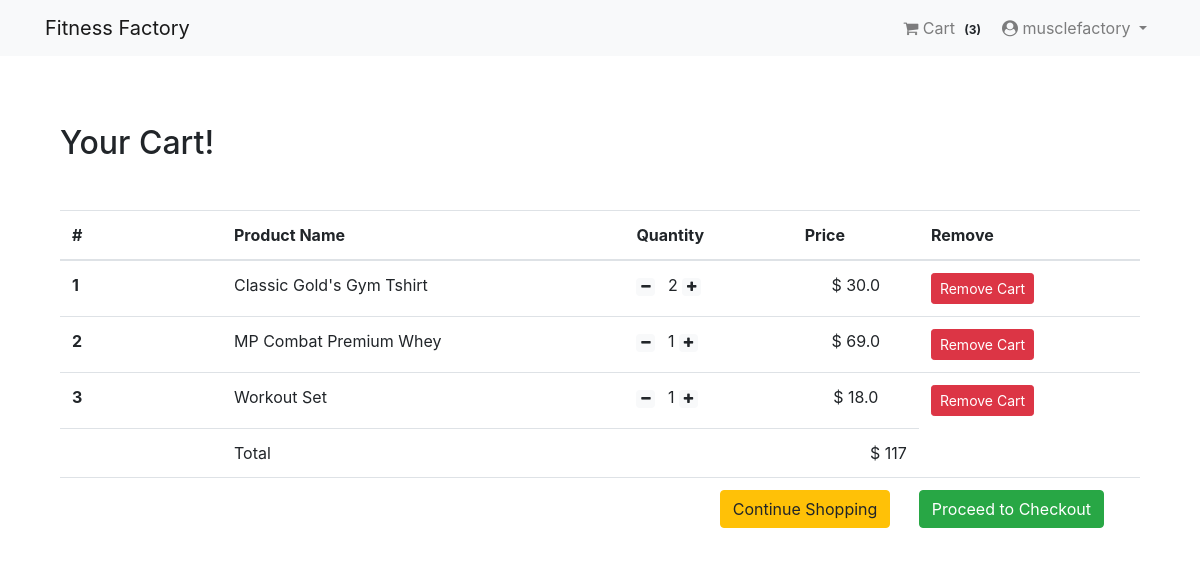
The app's page /shop/cart/ (signed in) with its own data.
### App_Login/models.py (models this page shows, shortened)
class User(AbstractBaseUser,PermissionsMixin):
    email = models.EmailField(unique=True,null=False)
    is_staff = models.BooleanField(
        gettext_lazy('Staff Status'),default=False,
        help_text = gettext_lazy('Designates whether the user can log in the site')
    )
    is_active = models.BooleanField(
        gettext_lazy('active'),
        default=False,
        help_text = gettext_lazy('Designates whether the user should be treated as active')
    )
    USERNAME_FIELD = 'email'
    objects = MyUserManager()

class Profile(models.Model):
    user = models.OneToOneField(User, on_delete=models.CASCADE, related_name='profile')
    username = models.CharField(max_length=250,blank=True)
    Full_name = models.CharField(max_length=100,blank=True)
    address_1 = models.CharField(max_length=300,blank=True)
    city = models.TextField(max_length=40,blank=True)
    zipcode = models.CharField(max_length=10,blank=True)
    country = models.CharField(max_length=20,blank=True)
    phone = models.CharField(max_length=20,blank=True)
    date_joined = models.DateTimeField(auto_now_add=True)

### App_Order/models.py (models this page shows, shortened)
class Order(models.Model):
    order_items = models.ManyToManyField(Cart)                                           #user can choose multiple amount of same item i.e 'ManyToMany'
    user = models.ForeignKey(settings.AUTH_USER_MODEL,on_delete=models.CASCADE)
    ordered = models.BooleanField(default=False)
    created = models.DateTimeField(auto_now_add=True)
    payment_Id = models.CharField(max_length=264, blank=True,null=True)
    Order_Id = models.CharField(max_length=264, blank=True, null=True)
    def get_totals(self):
        total = 0
        for order_item in self.order_items.all():
            total += int(order_item.get_total())
        return total

class Cart(models.Model):
    user = models.ForeignKey(settings.AUTH_USER_MODEL,on_delete=models.CASCADE,related_name = "cart")
    item = models.ForeignKey(Product, on_delete=models.CASCADE)
    quantity = models.IntegerField(default=1)
    purchased = models.BooleanField(default=False)
    created = models.DateTimeField(auto_now_add=True)
    updated = models.DateTimeField(auto_now_add=True)
    def get_total(self):
        total = self.item.price * self.quantity
        return total

### App_Shop/models.py (models this page shows, shortened)
class Product(models.Model):
    main_image = models.ImageField(upload_to="Product")
    name = models.CharField(max_length=250)
    category = models.ForeignKey(Category, on_delete=models.CASCADE, related_name='category')
    preview_text = models.TextField(max_length=200, verbose_name='Preview Text')
    details_text = models.TextField(max_length=1000, verbose_name='Details Text')
    price = models.IntegerField()
    old_price = models.FloatField(default=0.00)
    created = models.DateTimeField(auto_now_add=True)
    class Meta:
        ordering = ['-created',]                                                  #to show the products in descending order

### App_Order/views.py (the view)
# urls.py: path('cart/',views.cart_view,name='cart'),
@login_required
def cart_view(request):
    carts = Cart.objects.filter(user=request.user, purchased=False)
    orders = Order.objects.filter(user=request.user, ordered=False)
    if carts.exists() and orders.exists():
        order = orders[0]
        return render(request, 'App_Order/cart.html',context={'carts':carts,'order':order})
    else:
        messages.warning(request,'You dont have any item in your cart!')
        return redirect('App_Shop:home')

### App_Order/templatetags/cart_tag.py (called while the page is built)
@register.filter
def cart_total(user):
    order = Order.objects.filter(user=user, ordered=False)
    if order.exists():
        return order[0].order_items.count()
    else:
        return 0

### templates/App_Order/cart.html
{% extends 'base.html' %}
{% block body_block %}
<div class="container my-5">
  <div class="my-5">
    <h2>Your Cart!</h2>
  </div>
  <table class="table table-hover">
    <thead>
      <tr>
        <th scope="col" width="15%">#</th>
        <th scope="col">Product Name</th>
        <th scope="col">Quantity</th>
        <th scope="col" align="right">Price </th>
        <th scope="col">Remove</th>
      </tr>
    </thead>
    <tbody>
      {% for cart in carts %}
      <tr>
        <th scope="row">{{ forloop.counter }}</th>
        <td>{{ cart.item.name }}</td>
        <td>
          <a class="mr-2" href="{% url 'App_Order:decrease' pk=cart.item.pk %}"><span class="badge badge-light">
            <i class="fa fa-minus" aria-hidden="true"></i></span></a>
          {{ cart.quantity }}
          <a class="mr-2" href="{% url 'App_Order:increase' pk=cart.item.pk %}"><span class="badge badge-light">
            <i class="fa fa-plus" aria-hidden="true"></i></span></a>
        </td>
        <td align="center">$ {{ cart.get_total }}</td>
        <td> <a href="{% url 'App_Order:remove' pk=cart.item.pk %}" class="btn btn-danger btn-sm"> Remove Cart </a></td>
      </tr>
      {% endfor %}
      <tr>
        <th scope="row"></th>
        <td colspan="2">Total</td>
        <td align="right"> $ {{ order.get_totals }} </td>
      </tr>
      <tr>
        <th scope="row"></th>
        <td colspan="4" class="text-right">
          <a href="{% url 'App_Shop:home' %}" class="btn btn-warning mr-4">Continue Shopping</a>
          <a href="{% url 'App_Payment:checkout' %}" class="btn btn-success mr-4">Proceed to Checkout</a>
        </td>
      </tr>
    </tbody>
  </table>
</div>
{% endblock %}

### templates/navbar.html (shortened to what this page needs)
{% load cart_tag %}
<nav class="navbar navbar-expand-lg navbar-light bg-light">
  <div class="container">
    <a class="navbar-brand"href="{% url 'App_Shop:home' %}">Fitness Factory</a>
    <div class="collapse navbar-collapse" id="navbarNav">
      <ul class="navbar-nav ml-auto">
        {% if request.user.is_authenticated %}
        <li class="nav-item">
          <a class="nav-link" href="{% url 'App_Order:cart' %}">
            <i class="fa fa-shopping-cart" aria-hidden="true"></i> Cart
            <span class="badge badge-light">({{ request.user | cart_total }})</span>
          </a>
        </li>
        <li class="nav-item dropdown">
          <a class="nav-link dropdown-toggle"href="#" id="navbarDropdown" role="button"
          data-toggle="dropdown" aria-haspopup="true" aria-expanded="false">
          <i class="fa fa-user-circle" aria-hidden="true"></i> {{ request.user.profile.username }} </a>
        </li>
        {% else %}
        <li class="nav-item">
          <a href="{% url 'App_Login:login' %}" class="btn btn-info btn-sm">Login</a>
          <a href="{% url 'App_Login:signup' %}" class="btn btn-info btn-sm">Signup</a>
        </li>
        {% endif %}
      </ul>
    </div>
  </div>
</nav>

### records on screen
User: user|cart_total "3", user.profile.username "musclefactory"
Cart: item.name "Classic Gold's Gym Tshirt", quantity "2", get_total "30.0"
Cart: item.name "MP Combat Premium Whey", quantity "1", get_total "69.0"
Cart: item.name "Workout Set", quantity "1", get_total "18.0"
Order: get_totals "117"
